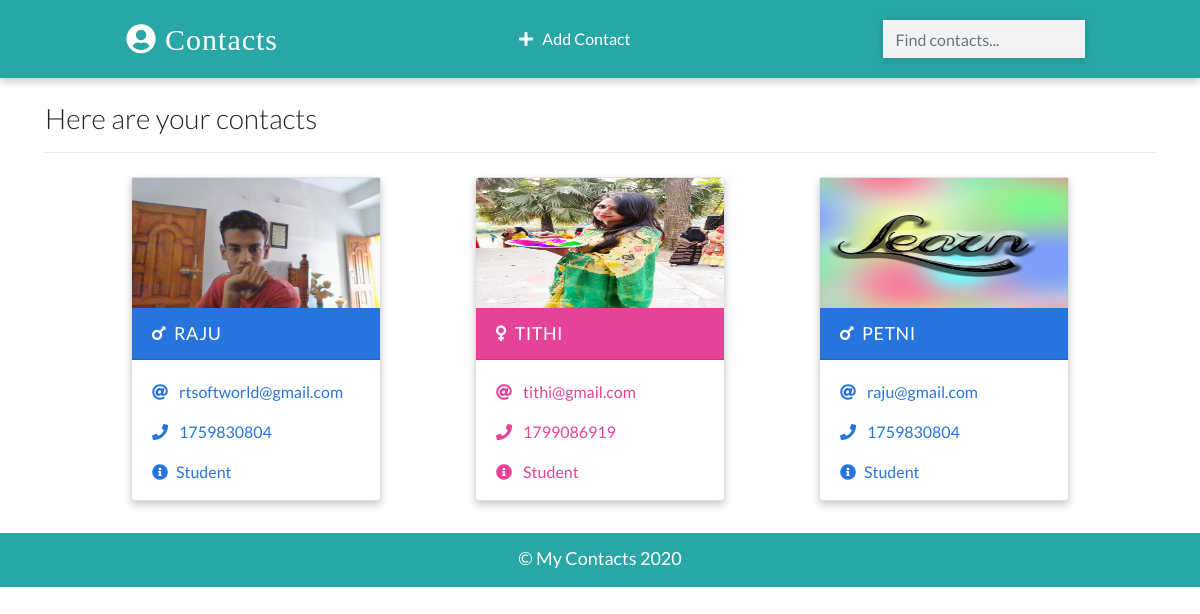
/, run on an earlier commit of the app's database.
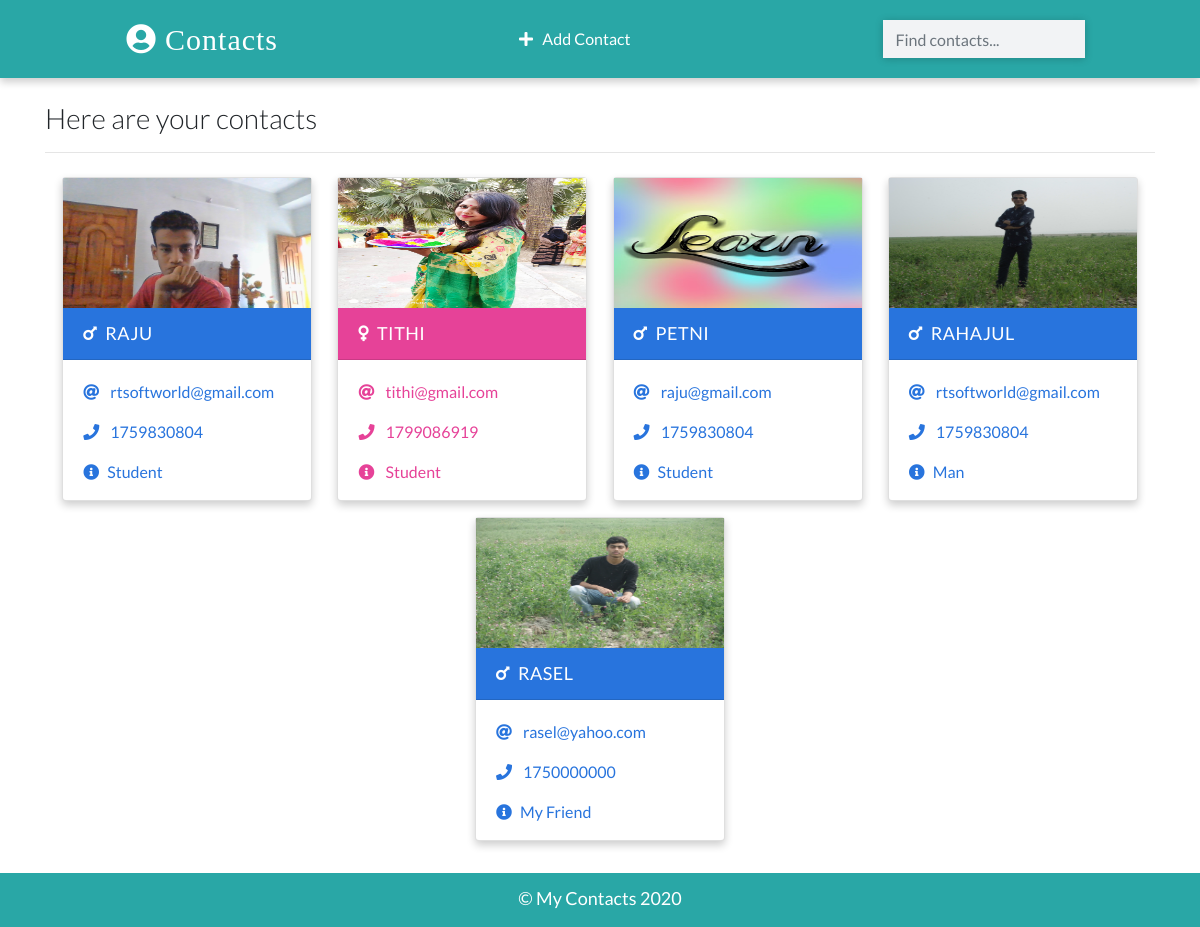
And on a later commit of the database.
### app/models.py (models this page shows, shortened)
class Contact (models.Model):
    name = models.CharField(max_length=20)
    email = models.EmailField(max_length=100)
    phone = models.IntegerField()
    info = models.CharField(max_length=50)
    gender = models.CharField(max_length=50,choices=(
        ('male','Male'),
        ('female','Female')
    ))
    image = models.ImageField(upload_to='images/',blank=True)
    date_added  = models.DateTimeField(default=datetime.now)

### app/views.py (the view)
# urls.py: path('', views.HomePageView.as_view(), name="home"),
class HomePageView(ListView):
    template_name = 'index.html'
    model = Contact
    context_object_name = 'contacts'

### templates/index.html (shortened to what this page needs)
{% extends 'base.html' %}
  {% load static %}
  {% block content %}
    <div class="container">
      <h3 class="heading font-weight-light">Here are your contacts</h3>
      <hr />
    </div>
    <div class="container main-part">
   {% if contacts %}
   {% for contact in contacts %}
  {% include 'partials/_card.html' %}
   {% endfor %}
   {% else %}
   <p class="d-block font-weight-light my-2 heading"> You have not save any contact yet </p>
   {% endif %}
</div>
    {% endblock content %}

### templates/partials/_card.html
{%load static %}
{% if contact.gender == 'male' %}
      <div class="card my-2 mx-2 boy-card {% if 'detail' in request.path %}mx-auto w-25{% endif %}">
        <img src="{% if contact.image %}
        {{contact.image.url}}
        {% else %}
        {% static 'images\boy.png' %}
        {% endif %}"
        class="img-fluid" />
        <div class="card-header">
          <a href="{%url 'detail' contact.id %}" class="text-white header-link"
            ><i class="fas fa-mars mr-2"></i>{{contact.name}}</a
          >
        </div>
        <div class="card-body pb-0">
          <p>
            <i class="fas fa-at mr-2"></i>
            <a href="mailto:{{contact.email}}">{{contact.email}}</a>
          </p>
          <p>
            <i class="fas fa-phone mr-2"></i>
            <a href="tel:{{contact.phone}}">{{contact.phone}}</a>
          </p>
          <p><i class="fas fa-info-circle mr-2"></i>{{contact.info}}</p>
        </div>
      </div>
  {% else %}
       <div class="card my-2 mx-2 girl-card">
        <img src="{% if contact.image %}
        {{contact.image.url}}
        {% else %}
        {% static 'images\girl.png' %}
        {% endif %}" class="img-fluid" />
        <div class="card-header">
          <a href="{%url 'detail' contact.id %}" class="text-white header-link"
            ><i class="fas fa-venus mr-2"></i>{{contact.name}}</a
          >
        </div>
        <div class="card-body pb-0">
          <p>
            <i class="fas fa-at mr-2"></i>
            <a href="mailto:{{contact.email}}">{{contact.email}}</a>
          </p>
          <p>
            <i class="fas fa-phone mr-2"></i>
            <a href="tel:{{contact.phone}}">{{contact.phone}}</a>
          </p>
          <p><i class="fas fa-info-circle mr-2"></i> {{contact.info}}</p>
        </div>
      </div>
  {% endif %}

What changed in the data, as far as the page shows it:
added Contact: image (picture), name "RAHAJUL", email "rtsoftworld@gmail.com", phone "1759830804", info "Man"
added Contact: image (picture), name "RASEL", email "rasel@yahoo.com", phone "1750000000", info "My Friend"
